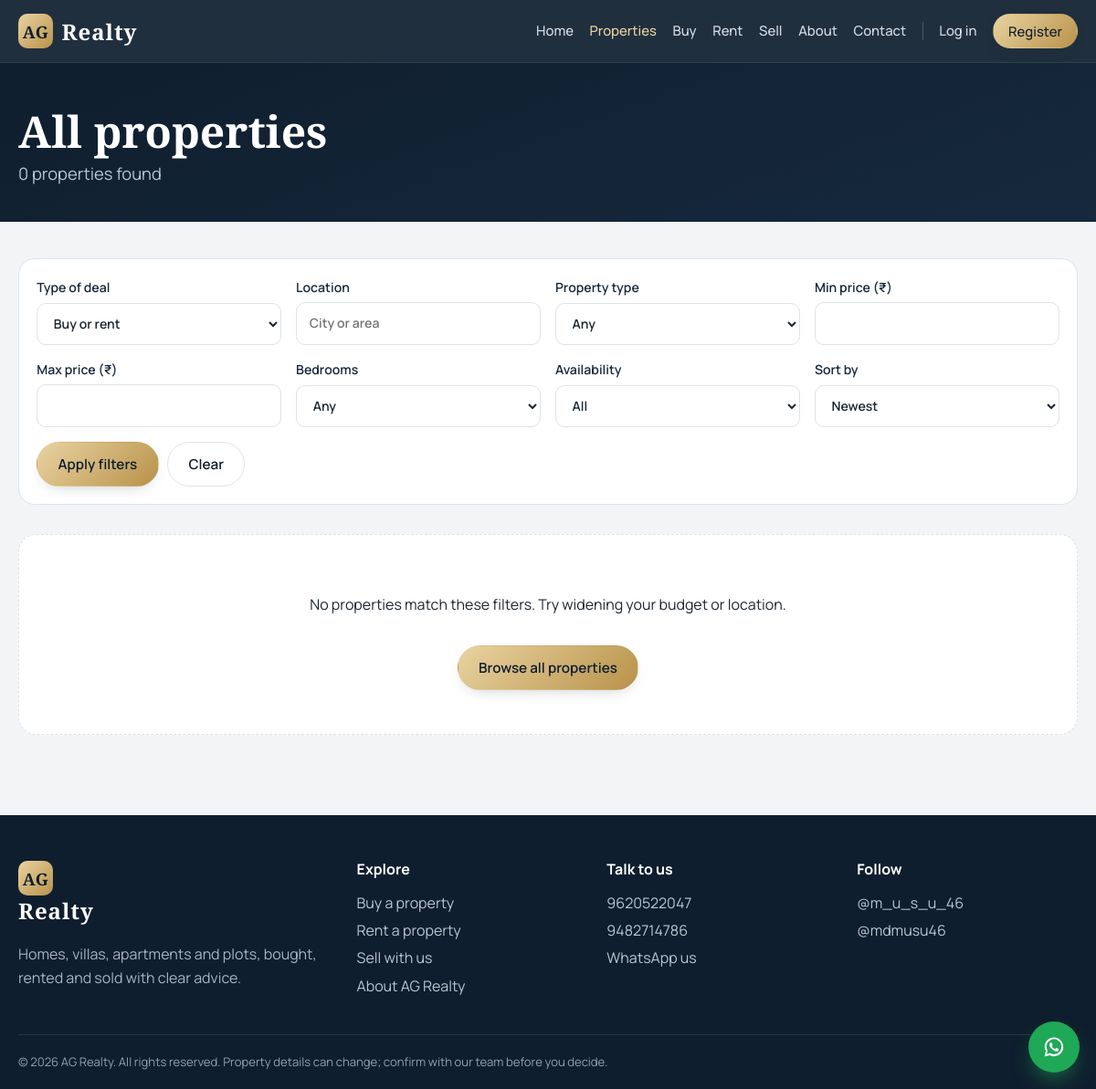
Screenshot of /properties with the database file from the repository.
### tables this page shows
CREATE TABLE settings (
  key TEXT PRIMARY KEY,
  value TEXT NOT NULL DEFAULT ''
);

CREATE TABLE social_links (
  id INTEGER PRIMARY KEY AUTOINCREMENT,
  platform TEXT NOT NULL,
  label TEXT NOT NULL,
  url TEXT NOT NULL DEFAULT '',
  active INTEGER NOT NULL DEFAULT 1,
  sort_order INTEGER NOT NULL DEFAULT 0
);

### app.py (the view)
@app.route("/properties")
def properties():
    return listing(None)

### app.py (called while the page is built)
def db():
    if "db" not in g:
        g.db = get_db()
    return g.db

def csrf_token():
    if "csrf" not in session:
        session["csrf"] = secrets.token_hex(16)
    return session["csrf"]

@app.before_request
def csrf_protect():
    if request.method == "POST":
        sent = request.form.get("csrf_token") or request.headers.get("X-CSRF-Token") or ""
        expected = session.get("csrf")
        if not expected or not sent or not secrets.compare_digest(sent, expected):
            abort(400, "Your security token expired. Go back, refresh the page and try again.")

@app.after_request
def headers(resp):
    resp.headers.setdefault("X-Content-Type-Options", "nosniff")
    resp.headers.setdefault("X-Frame-Options", "SAMEORIGIN")
    resp.headers.setdefault("Referrer-Policy", "strict-origin-when-cross-origin")
    return resp

def current_user():
    if "cu" not in g:
        g.cu = None
        if session.get("user_id"):
            g.cu = db().execute("SELECT * FROM users WHERE id=? AND is_active=1", (session["user_id"],)).fetchone()
            if not g.cu:
                session.pop("user_id", None)
    return g.cu

def current_admin():
    if "ca" not in g:
        g.ca = None
        if session.get("admin_id"):
            g.ca = db().execute("SELECT * FROM admins WHERE id=?", (session["admin_id"],)).fetchone()
    return g.ca

def digits(s):
    d = re.sub(r"\D", "", s or "")
    return "91" + d if len(d) == 10 else d

@app.context_processor
def inject():
    d = db()
    site = {r["key"]: r["value"] for r in d.execute("SELECT key, value FROM settings")}
    socials = d.execute("SELECT * FROM social_links WHERE active=1 AND url!='' ORDER BY sort_order, id").fetchall()
    def wa_link(text=""):
        return f"https://wa.me/{digits(site.get('whatsapp'))}?text={quote(text)}"
    return dict(now_year=time.strftime('%Y'), site=site, socials=socials, current_user=current_user(), current_admin=current_admin(),
                csrf_token=csrf_token, media_url=media_url, wa_link=wa_link, IMAGE_KINDS=IMAGE_KINDS,
                VIDEO_KINDS=VIDEO_KINDS, FACILITY_CATS=FACILITY_CATS, PROPERTY_TYPES=PROPERTY_TYPES,
                VISUAL_CHOICES=VISUAL_CHOICES)

### database.py (called while the page is built)
def get_db():
    conn = sqlite3.connect(DB_PATH)
    conn.row_factory = sqlite3.Row
    conn.execute("PRAGMA foreign_keys = ON")
    return conn

### templates/properties.html (shortened to what this page needs)
{% extends "base.html" %}
{% from "_macros.html" import property_grid, pager with context %}
{% block content %}
<section class="page-head"><div class="wrap">
  <h1>{{ {'buy':'Properties for sale','rent':'Properties for rent'}.get(mode,'All properties') }}</h1>
  <p class="lead">{{ total }} {{ 'property' if total == 1 else 'properties' }} found</p>
</div></section>
<section class="wrap section">
  <form class="filters" method="get" action="{{ request.path }}">
    {% if not mode %}<label>Type of deal<select name="listing_type"><option value="">Buy or rent</option></select></label>{% endif %}
    <label>Location<input name="q" value="{{ request.args.q or '' }}" placeholder="City or area"></label>
    <label>Property type<select name="property_type"><option value="">Any</option>{% for t in PROPERTY_TYPES %}<option {{ 'selected' if request.args.property_type==t }}>{{ t }}</option>{% endfor %}</select></label>
    <label>Min price (₹)<input name="min_price" type="number" min="0" value="{{ request.args.min_price or '' }}"></label>
    <label>Max price (₹)<input name="max_price" type="number" min="0" value="{{ request.args.max_price or '' }}"></label>
    <label>Bedrooms<select name="bedrooms"><option value="">Any</option>{% for n in range(1,6) %}<option value="{{ n }}" {{ 'selected' if request.args.bedrooms==n|string }}>{{ n }}+</option>{% endfor %}</select></label>
    <label>Availability<select name="status"><option value="">All</option></select></label>
    <label>Sort by<select name="sort"><option value="newest">Newest</option></select></label>
    <div class="filter-actions"><button class="btn btn-gold">Apply filters</button><a class="btn btn-ghost-d" href="{{ request.path }}">Clear</a></div>
  </form>
  {{ property_grid(items, "No properties match these filters. Try widening your budget or location.") }}
</section>
{% endblock %}

### templates/base.html (shortened to what this page needs)
<!doctype html>
<html lang="en">
<head>
<link rel="stylesheet" href="{{ url_for('static', filename='css/style.css') }}">
</head>
<body data-csrf="{{ csrf_token() }}" data-logged-in="{{ 1 if current_user else 0 }}" data-login-url="{{ url_for('login') }}">
<header class="site-header">
  <div class="wrap bar">
    <a class="brand" href="{{ url_for('index') }}" aria-label="AG Realty home"><span class="mark">AG</span><span class="brand-name">Realty</span></a>
    <nav id="nav" class="nav">
      <a href="{{ url_for('index') }}" {% if request.endpoint=='index' %}class="on"{% endif %}>Home</a>
      <a href="{{ url_for('properties') }}" {% if request.endpoint in ('properties','property_detail') %}class="on"{% endif %}>Properties</a>
      <a href="{{ url_for('buy') }}" {% if request.endpoint=='buy' %}class="on"{% endif %}>Buy</a>
      <a href="{{ url_for('rent') }}" {% if request.endpoint=='rent' %}class="on"{% endif %}>Rent</a>
      <a href="{{ url_for('sell') }}" {% if request.endpoint=='sell' %}class="on"{% endif %}>Sell</a>
      <a href="{{ url_for('about') }}" {% if request.endpoint=='about' %}class="on"{% endif %}>About</a>
      <a href="{{ url_for('contact') }}" {% if request.endpoint=='contact' %}class="on"{% endif %}>Contact</a>
      {% if current_user %}
        <a href="{{ url_for('favorites') }}">Favorites</a>
        <a href="{{ url_for('dashboard') }}">My account</a>
        <form method="post" action="{{ url_for('logout') }}" class="inline"><input type="hidden" name="csrf_token" value="{{ csrf_token() }}"><button class="linklike">Log out</button></form>
      {% else %}
        <a href="{{ url_for('login') }}">Log in</a>
        <a href="{{ url_for('register') }}" class="btn btn-sm btn-gold">Register</a>
      {% endif %}
    </nav>
  </div>
</header>
<main>{% block content %}{% endblock %}</main>
<footer class="site-footer">
  <div class="wrap foot-grid">
    <div>
      <a class="brand light" href="{{ url_for('index') }}"><span class="mark">AG</span><span class="brand-name">Realty</span></a>
      <p class="muted-l">Homes, villas, apartments and plots, bought, rented and sold with clear advice.</p>
    </div>
    <div>
      <h4>Explore</h4>
      <a href="{{ url_for('buy') }}">Buy a property</a><a href="{{ url_for('rent') }}">Rent a property</a>
      <a href="{{ url_for('sell') }}">Sell with us</a><a href="{{ url_for('about') }}">About AG Realty</a>
    </div>
    <div>
      <h4>Talk to us</h4>
      {% if site.phone1 %}<a href="tel:+91{{ site.phone1 }}">{{ site.phone1 }}</a>{% endif %}
      {% if site.phone2 %}<a href="tel:+91{{ site.phone2 }}">{{ site.phone2 }}</a>{% endif %}
      <a href="{{ wa_link('Hello AG Realty, I would like to know more about your properties.') }}" target="_blank" rel="noopener">WhatsApp us</a>
    </div>
    <div>
      <h4>Follow</h4>
      {% for s in socials %}<a href="{{ s.url }}" target="_blank" rel="noopener">{{ s.label }}</a>{% else %}<span class="muted-l">Social links coming soon.</span>{% endfor %}
    </div>
  </div>
  <div class="wrap legal">© {{ now_year }} AG Realty. All rights reserved. Property details can change; confirm with our team before you decide.</div>
</footer>
<a class="wa-float" href="{{ wa_link('Hello AG Realty, I have an enquiry about a property.') }}" target="_blank" rel="noopener" aria-label="Chat on WhatsApp">
</a>
</body>
</html>

### style.css (style rules this page uses)
:root { --ink:#0F1E2E; --ink-2:#16293D; --ink-3:#24405C; --brass:#B8924A; --brass-l:#E9D3A1; --brass-d:#8E6C2E; --mist:#F2F4F6; --paper:#fff; --line:#DDE3E9; --text:#1B2733; --muted:#5C6B7A; --ok:#1F7A4D; --warn:#B26A00; --bad:#B3261E; --wa:#1FA855; --serif:"Cormorant Garamond",Georgia,"Times New Roman",serif; --sans:"Manrope",system-ui,-apple-system,"Segoe UI",Roboto,sans-serif; --shadow:0 18px 40px -22px rgba(15,30,46,.45); --shadow-s:0 6px 18px -10px rgba(15,30,46,.35); }
*,*::before,*::after { box-sizing:border-box }
html { scroll-behavior:smooth }
body { margin:0;font-family:var(--sans);color:var(--text);background:var(--mist);line-height:1.6;font-size:16px;-webkit-font-smoothing:antialiased }
a { color:var(--ink-3) }
h1,h2,h3,h4 { font-family:var(--serif);color:var(--ink);line-height:1.12;margin:0 0 .5em;font-weight:600 }
h1 { font-size:clamp(2.3rem,5vw,3.9rem) }
h4 { font-size:1.15rem;margin-top:1.2em }
.wrap { width:min(1180px,100% - 2.5rem);margin-inline:auto }
.section { padding:2.5rem 0 }
.muted-l { color:#A7B4C2 }
.lead { font-size:1.15rem;color:var(--muted);max-width:60ch }
.btn { display:inline-flex;align-items:center;justify-content:center;gap:.5rem;padding:.8rem 1.4rem;border-radius:999px;border:1px solid transparent;font:600 .95rem var(--sans);cursor:pointer;text-decoration:none;transition:transform .18s,box-shadow .18s,background .18s }
.btn-sm { padding:.5rem 1rem;font-size:.85rem }
.btn-gold { background:linear-gradient(135deg,var(--brass-l),var(--brass));color:var(--ink);box-shadow:var(--shadow-s) }
.btn-ghost-d { background:transparent;color:var(--ink);border-color:var(--line);background:#fff }
.site-header { position:sticky;top:0;z-index:50;background:rgba(15,30,46,.92);backdrop-filter:blur(14px);border-bottom:1px solid rgba(255,255,255,.08) }
.bar { display:flex;align-items:center;justify-content:space-between;min-height:68px;gap:1rem }
.brand { display:flex;align-items:center;gap:.6rem;text-decoration:none;color:#fff }
.brand .mark { display:grid;place-items:center;width:38px;height:38px;border-radius:10px;background:linear-gradient(135deg,var(--brass-l),var(--brass));color:var(--ink);font:700 1.15rem var(--serif);letter-spacing:.02em }
.brand-name { font:600 1.5rem var(--serif);letter-spacing:.04em }
.brand.light { color:#fff }
.nav { display:flex;align-items:center;gap:1.1rem;flex-wrap:wrap }
.nav a,.nav .linklike { color:#D6DEE7;text-decoration:none;font-size:.93rem;font-weight:500 }
.nav a:hover,.nav a.on { color:var(--brass-l) }
.nav a.btn { color:var(--ink) }
input,select,textarea { font:inherit;width:100%;padding:.7rem .85rem;border:1px solid var(--line);border-radius:10px;background:#fff;color:var(--text) }
label { display:grid;gap:.3rem;font-size:.88rem;font-weight:600;color:var(--ink-2) }
.page-head { background:linear-gradient(160deg,var(--ink),var(--ink-2));color:#fff;padding:3rem 0 2.4rem }
.page-head h1 { color:#fff;font-size:clamp(2rem,4vw,3rem);margin-bottom:.3rem }
.page-head .lead { color:#B9C6D3;margin:0 }
.filters { display:grid;grid-template-columns:repeat(4,1fr);gap:1rem;background:#fff;border:1px solid var(--line);border-radius:18px;padding:1.2rem;margin-bottom:2rem }
.filter-actions { display:flex;gap:.6rem;align-items:end }
.site-footer { background:var(--ink);color:#D6DEE7;margin-top:3rem;padding-top:3rem }
.foot-grid { display:grid;grid-template-columns:1.4fr 1fr 1fr 1fr;gap:2rem;padding-bottom:2rem }
.foot-grid h4 { color:#fff;font:700 1rem var(--sans);margin:0 0 .7rem }
.foot-grid a { display:block;color:#B9C6D3;text-decoration:none;padding:.15rem 0 }
.legal { border-top:1px solid rgba(255,255,255,.1);padding:1.2rem 0;font-size:.82rem;color:#8FA0B2 }
.wa-float { position:fixed;right:1.1rem;bottom:1.1rem;width:56px;height:56px;border-radius:50%;background:var(--wa);color:#fff;display:grid;place-items:center;box-shadow:0 12px 24px -8px rgba(31,168,85,.7);z-index:60;transition:transform .2s }

### rows the page displays
settings: phone1 "9620522047"
settings: phone2 "9482714786"
social_links: label "@m_u_s_u_46"
social_links: label "@mdmusu46"

### other values shown
{{ total }} "0"
{{ 'property' if total == 1 else 'properties' }} "properties"
{{ empty }} "No properties match these filters. Try widening your budget or location."
{{ now_year }} "2026"
